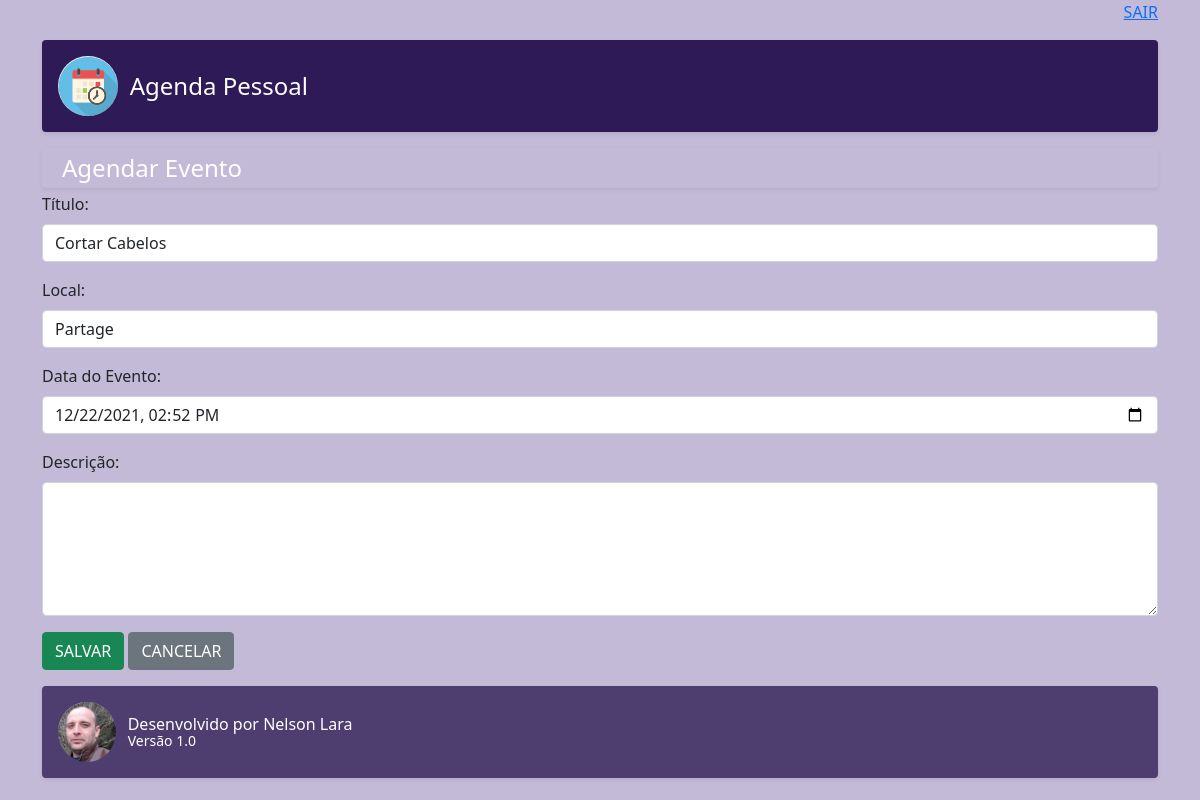
Page /agenda/novo_evento/?id=11 (signed in) on the committed database.
### core/models.py (models this page shows, shortened)
class evento(models.Model):
    titulo = models.CharField(verbose_name='Título', max_length=100)
    descricao = models.TextField(verbose_name='Descrição', blank=True, null=True)
    local = models.CharField(verbose_name='Local', blank=True, null=True, max_length=100)
    data_evento = models.DateTimeField(verbose_name='Data do Evento')
    data_criacao = models.DateTimeField(verbose_name='Data da Criação', auto_now=True)
    usuario = models.ForeignKey(User, on_delete=models.CASCADE) #criando novo campo para fazer o relacionamento com a tabela usuario do django
    class Meta:
        db_table = 'evento'
    def get_data_input_evento(self):
        return self.data_evento.strftime('%Y-%m-%dT%H:%M')

### core/views.py (the view)
# urls.py: path('agenda/novo_evento/', views.novo_evento),
@login_required(login_url='/login/')
def novo_evento(request):
    id_evento = request.GET.get('id')
    dados = {}
    if id_evento:
        dados['evento'] = evento.objects.get(id=id_evento)
    return render(request, 'novo_evento.html', dados)

### templates/novo_evento.html (shortened to what this page needs)
{% extends "model-page.html" %}
{% block content %}
<div class="d-flex p-2 my-1 text-white rounded shadow-sm">
                <div class="lh-1 container">
                    <span class="fs-4">Agendar Evento</span>
                </div>
        </div>
<form action="submit" method="POST">{% csrf_token %}
    <div class="mb-3">
        <label for="exampleFormControlInput1" class="form-label">Título:</label>
        <input type="text" name="titulo" value="{{ evento.titulo }}" class="form-control" id="exampleFormControlInput1">
    </div>
    <div class="mb-3">
        <label for="exampleFormControlInput1" class="form-label">Local:</label>
        <input type="text" name="local" value="{{ evento.local }}" class="form-control" id="exampleFormControlInput2">
    </div>
    <div class="mb-3">
        <label for="exampleFormControlInput1" class="form-label">Data do Evento:</label>
        <input type="datetime-local" name="data_evento" value="{{ evento.get_data_input_evento }}" class="form-control" id="exampleFormControlInput3">
    </div>
    <div class="mb-3">
    <label for="exampleFormControlTextarea1" class="form-label">Descrição:</label>
        <textarea class="form-control" name="descricao" id="exampleFormControlTextarea1" rows="5">
            {{ evento.descricao }}
        </textarea>
    </div>
        <button type="submit" class="btn btn-success">SALVAR</button>
    <a href="/">
        <button type="button" class="btn btn-secondary">CANCELAR</button>
    </a>
</form>
{% endblock %}

### static/css/style.css (style rules this page uses)
body { background-color: #C3BAD7; }

### rows in the picture
evento: titulo "Cortar Cabelos", local "Partage", data_evento "12/22/2021 14:52"
